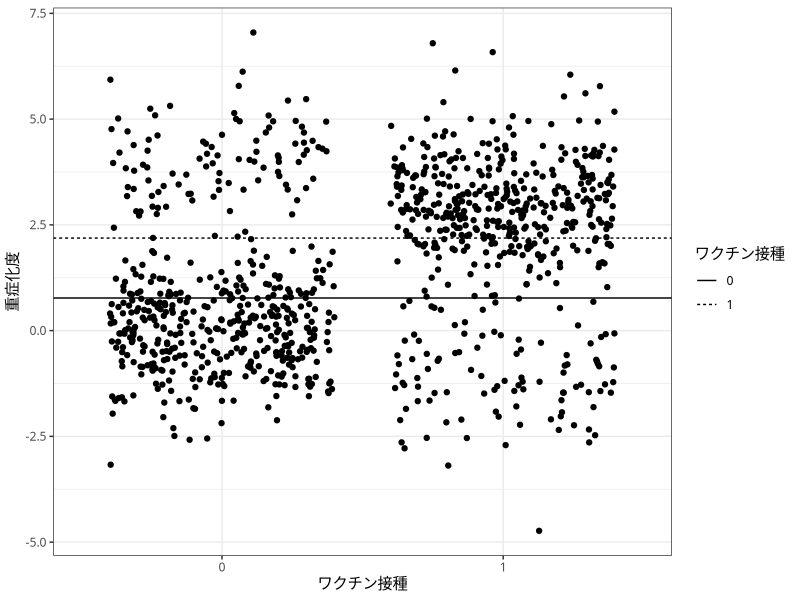
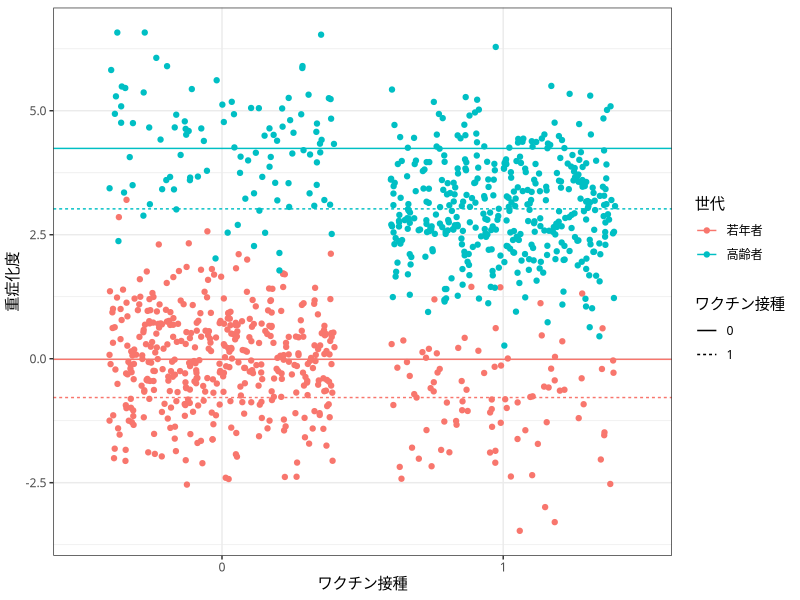
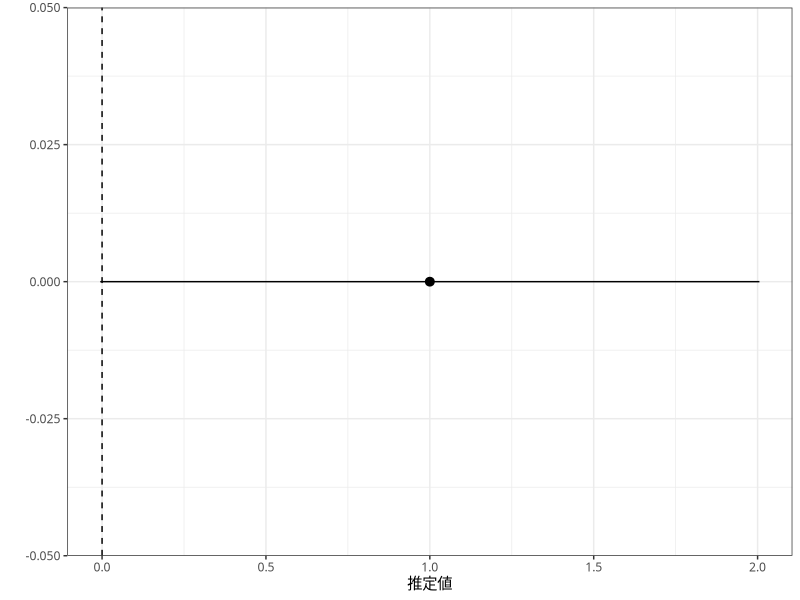

These charts were generated, in order, by the following R code:
## ---- chunk 1
#| include: false
#| cache: false

library(tidyverse)
theme_set(theme_bw(base_family = "Noto Sans CJK JP Light"))
## ---- chunk 2
#| fig-cap: "ワクチン接種と重症化の架空の例"

n <- 500

bind_rows(tibble(d = rbinom(n, 1, 0.2), 
                 x = 0, 
                 y = 0 - 1*d + rnorm(n), 
                 l = "若年者"), 
          tibble(d = rbinom(n, 1, 0.8), 
                 x = 0, 
                 y = 4 - 1*d + rnorm(n), 
                 l = "高齢者")) %>% 
  mutate(d = as.factor(d)) %>% 
  ggplot() + 
  geom_jitter(aes(x = d, y = y)) + 
  geom_hline(aes(yintercept = y, linetype = d), 
             data = . %>% 
               group_by(d) %>% 
               summarise(y = mean(y))) + 
  labs(x = "ワクチン接種", y = "重症化度", linetype = "ワクチン接種", color = "世代")
## ---- chunk 3
#| fig-cap: "ワクチン接種と重症化の架空の例"

n <- 500

bind_rows(tibble(d = rbinom(n, 1, 0.2), 
                 x = 0, 
                 y = 0 - 1*d + rnorm(n), 
                 l = "若年者"), 
          tibble(d = rbinom(n, 1, 0.8), 
                 x = 0, 
                 y = 4 - 1*d + rnorm(n), 
                 l = "高齢者")) %>% 
  mutate(d = as.factor(d)) %>% 
  ggplot() + 
  geom_jitter(aes(x = d, y = y, color = l)) + 
  geom_hline(aes(yintercept = y, linetype = d, color = l), 
             data = . %>% 
               group_by(d, l) %>% 
               summarise(y = mean(y))) + 
  labs(x = "ワクチン接種", y = "重症化度", linetype = "ワクチン接種", color = "世代")
## ---- chunk 4
e <- rnorm(1)

tibble(x = 1, xmin = 0.5, xmax = 1.5, y = 0) %>% 
  ggplot() + 
  geom_pointrange(aes(x = x, xmin = x - e, xmax = x + e, y = 0)) + 
  geom_vline(aes(xintercept = 0), linetype = "dashed") + 
  labs(x = "推定値", y = "")
